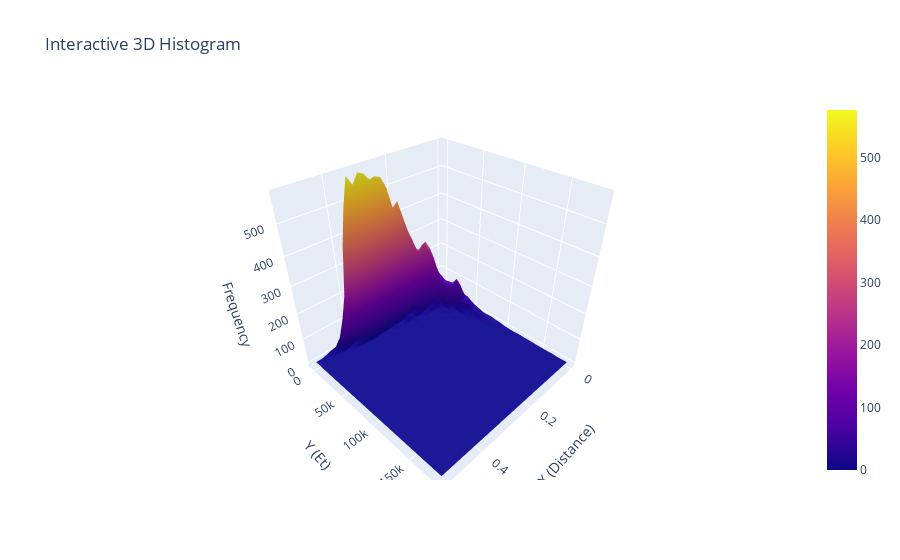

The notebook cell this image was saved under:
### Code cell
visualise_topocluster_ETs(DFs[0])

### Figure 1 — Plotly figure (JSON) as saved in the notebook; plotly's stock layout.template omitted (floating-point values rounded to 4 significant figures; data arrays with more than 128 entries replaced by an {"elided": "..."} marker saying what was removed)
{"data": [{"type": "surface", "x": {"elided": "30x30 float values"}, "y": {"elided": "30x30 float values"}, "z": {"elided": "30x30 int values"}}], "layout": {"scene": {"xaxis": {"title": {"text": "X (Distance)"}}, "yaxis": {"title": {"text": "Y (Et)"}}, "zaxis": {"title": {"text": "Frequency"}}}, "title": {"text": "Interactive 3D Histogram"}}}
